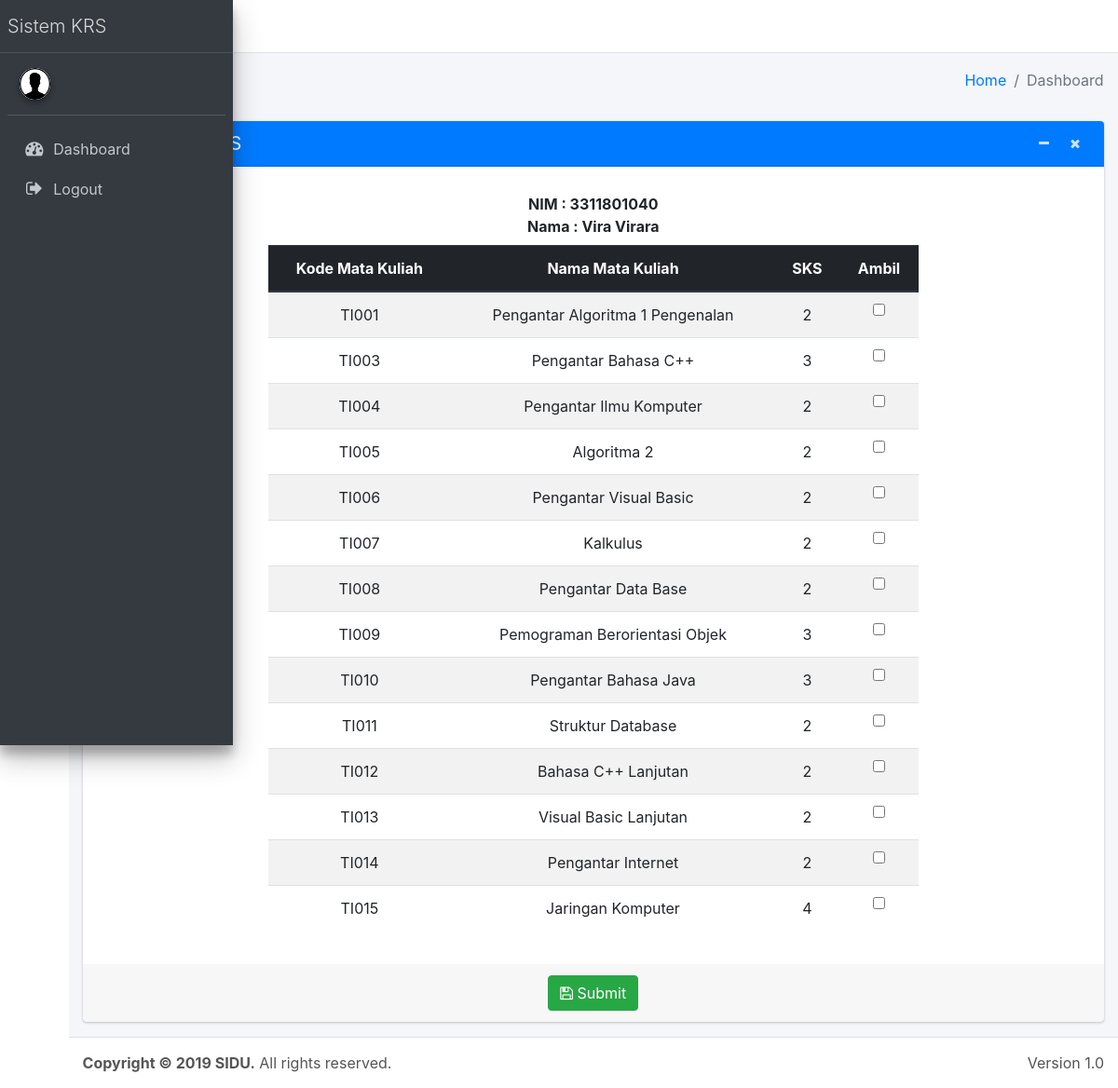
/dashboard/inputkrs.php?npm=30101101, run on the app's committed database.
### tables this page shows
CREATE TABLE IF NOT EXISTS `npm` (
  `npm` varchar(10) NOT NULL,
  `nim` varchar(10) NOT NULL,
  `nama` varchar(30) NOT NULL
);

CREATE TABLE IF NOT EXISTS `matakuliah` (
  `id_matkul` int(3) NOT NULL,
  `kode_matkul` varchar(10) NOT NULL,
  `nama_matkul` varchar(50) NOT NULL,
  `sks` int(2) NOT NULL
);

### dashboard/inputkrs.php (the view, shortened to what this page needs)
<?php
include("../config.php");
include("partial/header.php");
$data_user = mysqli_query($conn, "SELECT * FROM npm WHERE npm = '".$_GET['npm']."'");
$data = mysqli_fetch_array($data_user);
$sks = mysqli_query($conn, "SELECT * FROM matakuliah");
?>
  <div class="content-wrapper">
    <div class="content-header">
      <div class="container-fluid">
        <div class="row mb-2">
          <div class="col-sm-6">
            <h1 class="m-0 text-dark">Dashboard</h1>
          </div>
          <div class="col-sm-6">
            <ol class="breadcrumb float-sm-right">
              <li class="breadcrumb-item"><a href="#">Home</a></li>
              <li class="breadcrumb-item active">Dashboard</li>
            </ol>
          </div>
        </div>
      </div>
    </div>
    <section class="content">
      <div class="container-fluid">
        <div class="row">
          <div class="col-md-12">
            <div class="card">
              <div class="card-header bg-primary">
                <h5 class="card-title">Silahkan isi KRS</h5>
                <div class="card-tools">
                  <button type="button" class="btn btn-tool" data-widget="collapse">
                    <i class="fa fa-minus"></i>
                  </button>
                  <button type="button" class="btn btn-tool" data-widget="remove">
                    <i class="fa fa-times"></i>
                  </button>
                </div>
              </div>
              <form action="process/process-krs.php" method="POST">
                <div class="card-body">
                  <div class="row m-2">
                    <div class="col-12">
                        <b><center>NIM : <?php echo $data['nim']; ?></center></b>
                        <b><center>Nama : <?php echo $data['nama']; ?></center></b>
                    </div>
                  </div>
                  <div class="row">
                    <div class="col-md-8 mx-auto">
                      <table class="table table-striped">
                        <thead class='thead-dark text-center'>
                            <tr>
                                <th>Kode Mata Kuliah</th>
                                <th>Nama Mata Kuliah</th>
                                <th>SKS</th>
                                <th>Ambil</th>
                            </tr>
                        </thead>
                        <tbody class="text-center">
                            <?php while($res=mysqli_fetch_array($sks)){ ?>
                            <tr>
                                <td><?php echo $res['kode_matkul']; ?></td>
                                <td><?php echo $res['nama_matkul']; ?></td>
                                <td><?php echo $res['sks']; ?></td>
                                <td>
                                <input type="checkbox" class="form-control checkbox_check" name="ambil[]" value="<?php echo $res['kode_matkul']; ?>"></td>
                            </tr>
                            <?php } ?>
                        </tbody>
                      </table>
                    </div>
                  </div>
                </div>
                <div class="card-footer">
                  <div class="text-center">
                    <button type="submit" name="submit" class="btn btn-success"><i class="fa fa-save"></i> Submit</button>
                  </div>
                </div>
              </form>
            </div>
          </div>
        </div>
      </div>
    </section>
  </div>
  <?php include("partial/footer.php");?>
</div>
</body>
</html>

### data on the page
npm: nim "3311801040", nama "Vira Virara"
matakuliah: kode_matkul "TI001", nama_matkul "Pengantar Algoritma 1 Pengenalan", sks "2"
matakuliah: kode_matkul "TI003", nama_matkul "Pengantar Bahasa C++", sks "3"
matakuliah: kode_matkul "TI004", nama_matkul "Pengantar Ilmu Komputer", sks "2"
matakuliah: kode_matkul "TI005", nama_matkul "Algoritma 2", sks "2"
matakuliah: kode_matkul "TI006", nama_matkul "Pengantar Visual Basic", sks "2"
matakuliah: kode_matkul "TI007", nama_matkul "Kalkulus", sks "2"
matakuliah: kode_matkul "TI008", nama_matkul "Pengantar Data Base", sks "2"
matakuliah: kode_matkul "TI009", nama_matkul "Pemograman Berorientasi Objek", sks "3"
matakuliah: kode_matkul "TI010", nama_matkul "Pengantar Bahasa Java", sks "3"
matakuliah: kode_matkul "TI011", nama_matkul "Struktur Database", sks "2"
matakuliah: kode_matkul "TI012", nama_matkul "Bahasa C++ Lanjutan", sks "2"
matakuliah: kode_matkul "TI013", nama_matkul "Visual Basic Lanjutan", sks "2"
matakuliah: kode_matkul "TI014", nama_matkul "Pengantar Internet", sks "2"
matakuliah: kode_matkul "TI015", nama_matkul "Jaringan Komputer", sks "4"
